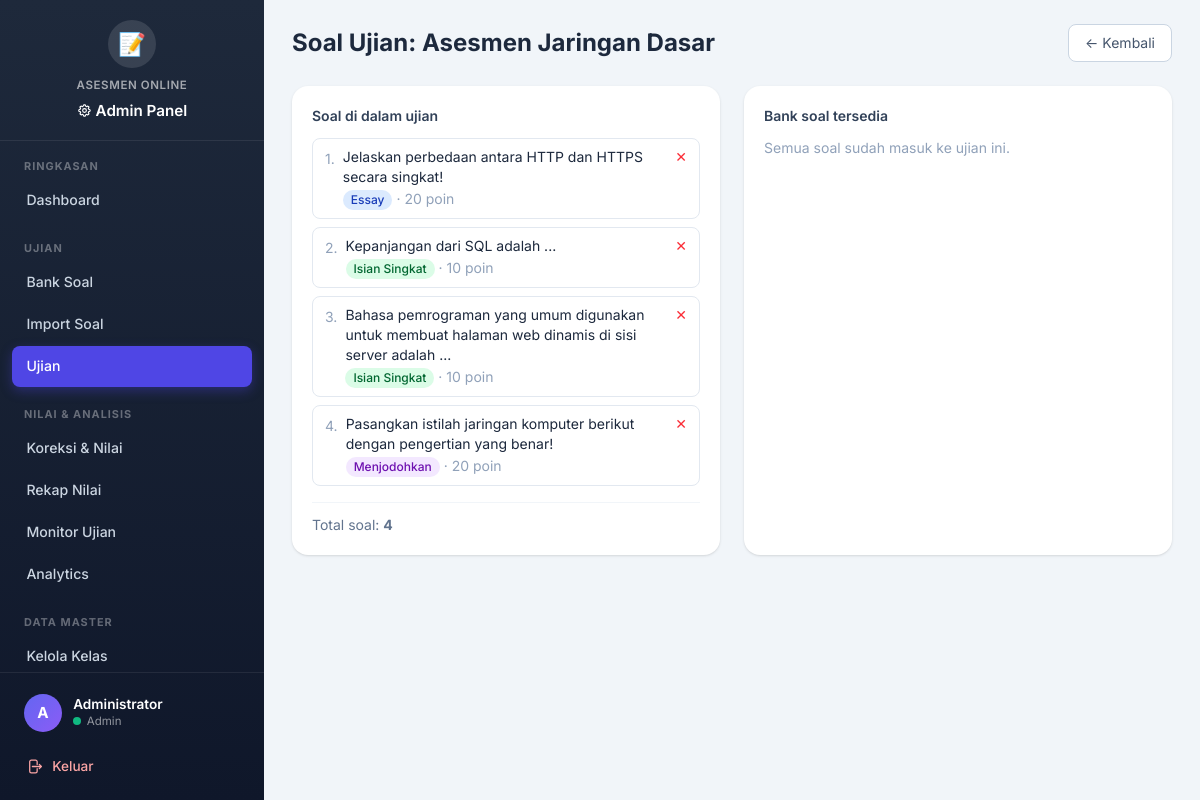
/admin/ujian/soal.php?id=1 (signed in), run on the app's committed database.
### tables this page shows
CREATE TABLE IF NOT EXISTS ujian (
  id INT AUTO_INCREMENT PRIMARY KEY,
  judul VARCHAR(150) NOT NULL,
  mata_pelajaran VARCHAR(100) NULL,
  deskripsi TEXT NULL,
  tanggal_mulai DATETIME NULL,
  tanggal_selesai DATETIME NULL,
  durasi_menit INT NOT NULL DEFAULT 60,
  status ENUM('draft','aktif','selesai') NOT NULL DEFAULT 'draft',
  acak_soal TINYINT(1) NOT NULL DEFAULT 0,
  tampilkan_hasil TINYINT(1) NOT NULL DEFAULT 1,
  created_by INT NULL,
  created_at TIMESTAMP DEFAULT CURRENT_TIMESTAMP,
  updated_at TIMESTAMP DEFAULT CURRENT_TIMESTAMP ON UPDATE CURRENT_TIMESTAMP,
  CONSTRAINT fk_ujian_admin FOREIGN KEY (created_by) REFERENCES admin_users(id) ON DELETE SET NULL,
  KEY idx_ujian_status (status)
);

CREATE TABLE IF NOT EXISTS ujian_soal (
  id INT AUTO_INCREMENT PRIMARY KEY,
  id_ujian INT NOT NULL,
  id_soal INT NOT NULL,
  urutan INT NOT NULL DEFAULT 0,
  CONSTRAINT fk_us_ujian FOREIGN KEY (id_ujian) REFERENCES ujian(id) ON DELETE CASCADE,
  CONSTRAINT fk_us_soal FOREIGN KEY (id_soal) REFERENCES bank_soal(id) ON DELETE CASCADE,
  UNIQUE KEY uk_us (id_ujian, id_soal),
  KEY idx_us_ujian (id_ujian)
);

CREATE TABLE IF NOT EXISTS bank_soal (
  id INT AUTO_INCREMENT PRIMARY KEY,
  tipe ENUM('essay','isian','menjodohkan') NOT NULL,
  pertanyaan TEXT NOT NULL,
  kunci TEXT NULL,                  
  petunjuk TEXT NULL,               
  poin INT NOT NULL DEFAULT 10,
  created_at TIMESTAMP DEFAULT CURRENT_TIMESTAMP,
  updated_at TIMESTAMP DEFAULT CURRENT_TIMESTAMP ON UPDATE CURRENT_TIMESTAMP
);

### admin/ujian/soal.php (the view, shortened to what this page needs)
<?php
$id = (int)($_GET['id'] ?? 0);
$conn = db();
$stmt = $conn->prepare("SELECT * FROM ujian WHERE id = ?");
$stmt->bind_param('i', $id);
$stmt->execute();
$ujian = $stmt->get_result()->fetch_assoc();
$daftar_us = $conn->prepare("SELECT us.id AS id_us, us.urutan, b.* FROM ujian_soal us JOIN bank_soal b ON b.id = us.id_soal WHERE us.id_ujian = ? ORDER BY us.urutan, us.id");
$daftar_us->bind_param('i', $id);
$daftar_us->execute();
$uji_soal = $daftar_us->get_result()->fetch_all(MYSQLI_ASSOC);
$terpakai = [];
foreach ($uji_soal as $us) {
    $terpakai[] = $us['id'];
}
$belum = [];
if (count($terpakai) > 0) {
    $in = implode(',', array_map('intval', $terpakai));
    $belum = $conn->query("SELECT * FROM bank_soal WHERE id NOT IN ($in) ORDER BY tipe, id DESC")->fetch_all(MYSQLI_ASSOC);
} else {
    $belum = $conn->query("SELECT * FROM bank_soal ORDER BY tipe, id DESC")->fetch_all(MYSQLI_ASSOC);
}
require __DIR__ . '/../../views/layout_admin_top.php';
?>
<div class="flex items-center justify-between">
  <h1 class="text-2xl font-bold text-slate-800">Soal Ujian: <?= e($ujian['judul']) ?></h1>
  <a href="index.php" class="rounded-lg border border-slate-300 bg-white px-4 py-2 text-sm text-slate-600 hover:bg-slate-50">← Kembali</a>
</div>
<div class="mt-6 grid grid-cols-1 gap-6 lg:grid-cols-2">
  <div class="rounded-2xl bg-white p-5 shadow">
    <h2 class="mb-3 text-sm font-semibold text-slate-700">Soal di dalam ujian</h2>
    <ol class="space-y-2">
      <?php foreach ($uji_soal as $u): ?>
        <li class="flex items-start justify-between gap-3 rounded-lg border border-slate-200 px-3 py-2 text-sm">
          <div class="flex items-start gap-2">
            <span class="mt-0.5 text-slate-400"><?= (int)$u['urutan'] ?>.</span>
            <div>
              <div class="text-slate-800"><?= e(mb_strimwidth(strip_tags($u['pertanyaan']), 0, 120, '...')) ?></div>
              <div class="mt-0.5"><?= tipe_soal_badge($u['tipe']) ?> <span class="text-slate-400">· <?= (int)$u['poin'] ?> poin</span></div>
            </div>
          </div>
          <form method="post">
            <button class="text-red-500 hover:text-red-700">✕</button>
          </form>
        </li>
      <?php endforeach; ?>
    </ol>
    <div class="mt-4 border-t border-slate-100 pt-3 text-sm text-slate-500">
      Total soal: <b><?= count($uji_soal) ?></b>
    </div>
  </div>
  <div class="rounded-2xl bg-white p-5 shadow">
    <h2 class="mb-3 text-sm font-semibold text-slate-700">Bank soal tersedia</h2>
    <?php if (!$belum): ?>
      <p class="text-sm text-slate-400">Semua soal sudah masuk ke ujian ini.</p>
    <?php endif; ?>
  </div>
</div>
<?php require __DIR__ . '/../../views/layout_admin_bottom.php'; ?>

### core/functions.php (shortened to what this page needs)
<?php
function e($value) {
    return htmlspecialchars((string)$value, ENT_QUOTES, 'UTF-8');
}
function tipe_soal_label($tipe) {
    $map = ['essay' => 'Essay', 'isian' => 'Isian Singkat', 'menjodohkan' => 'Menjodohkan'];
    return $map[$tipe] ?? $tipe;
}
function tipe_soal_badge($tipe) {
    $warna = ['essay' => 'bg-blue-100 text-blue-800', 'isian' => 'bg-green-100 text-green-800', 'menjodohkan' => 'bg-purple-100 text-purple-800'];
    $c = $warna[$tipe] ?? 'bg-gray-100 text-gray-800';
    return '<span class="inline-flex items-center px-2 py-0.5 rounded-full text-xs font-medium ' . $c . '">' . e(tipe_soal_label($tipe)) . '</span>';
}

### assets/css/theme.css (style rules this page uses)
:root { --primary: #4f46e5; --primary-hover: #4338ca; --primary-light: #eef2ff; --secondary: #64748b; --success: #10b981; --success-light: #d1fae5; --warning: #f59e0b; --warning-light: #fef3c7; --danger: #ef4444; --danger-light: #fee2e2; --info: #3b82f6; --info-light: #dbeafe; --dark: #1e293b; --light: #f8fafc; --border: #e2e8f0; --sidebar-width: 264px; --sidebar-bg: linear-gradient(180deg, #1e293b 0%, #0f172a 100%); --card-shadow: 0 1px 3px rgba(0,0,0,0.06), 0 1px 2px rgba(0,0,0,0.04); --card-hover-shadow: 0 10px 25px rgba(0,0,0,0.10); --radius: 12px; --radius-sm: 8px; --font: 'Inter', system-ui, -apple-system, sans-serif; --transition: 0.2s ease; }
* { font-family: var(--font); }
body { font-size: 16px; line-height: 1.6; }

### data on the page
ujian: judul "Asesmen Jaringan Dasar"
ujian_soal: urutan "1", id_soal.pertanyaan "Jelaskan perbedaan antara HTTP dan HTTPS secara singkat!", id_soal.tipe "Essay", id_soal.poin "20"
ujian_soal: urutan "2", id_soal.pertanyaan "Kepanjangan dari SQL adalah ...", id_soal.tipe "Isian Singkat", id_soal.poin "10"
ujian_soal: urutan "3", id_soal.pertanyaan "Bahasa pemrograman yang umum digunakan untuk membuat halaman web dinamis di sisi server adalah ...", id_soal.tipe "Isian Singkat", id_soal.poin "10"
ujian_soal: urutan "4", id_soal.pertanyaan "Pasangkan istilah jaringan komputer berikut dengan pengertian yang benar!", id_soal.tipe "Menjodohkan", id_soal.poin "20"

### other printed values
$section['label'] "RINGKASAN"
$item['label'] "Dashboard"
$section['label'] "UJIAN"
$item['label'] "Bank Soal"
$item['label'] "Import Soal"
$item['label'] "Ujian"
$section['label'] "NILAI & ANALISIS"
$item['label'] "Koreksi & Nilai"
$item['label'] "Rekap Nilai"
$item['label'] "Monitor Ujian"
$item['label'] "Analytics"
$section['label'] "DATA MASTER"
$item['label'] "Kelola Kelas"
$admin_avatar "A"
$admin_nama "Administrator"
